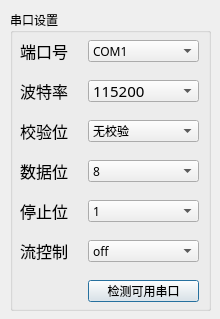
<?xml version="1.0" encoding="UTF-8"?>
<ui version="4.0">
 <class>SerialPortSetting</class>
 <widget class="QDialog" name="SerialPortSetting">
  <property name="geometry">
   <rect>
    <x>0</x>
    <y>0</y>
    <width>220</width>
    <height>319</height>
   </rect>
  </property>
  <property name="windowTitle">
   <string>Dialog</string>
  </property>
  <widget class="QGroupBox" name="SPSGB">
   <property name="geometry">
    <rect>
     <x>10</x>
     <y>10</y>
     <width>201</width>
     <height>301</height>
    </rect>
   </property>
   <property name="font">
    <font>
     <family>微软雅黑</family>
    </font>
   </property>
   <property name="title">
    <string>串口设置</string>
   </property>
   <widget class="QComboBox" name="baudCB">
    <property name="geometry">
     <rect>
      <x>78</x>
      <y>70</y>
      <width>111</width>
      <height>22</height>
     </rect>
    </property>
    <property name="font">
     <font>
      <family>微软雅黑</family>
      <pointsize>11</pointsize>
     </font>
    </property>
    <item>
     <property name="text">
      <string>115200</string>
     </property>
    </item>
    <item>
     <property name="text">
      <string>57600</string>
     </property>
    </item>
    <item>
     <property name="text">
      <string>38400</string>
     </property>
    </item>
    <item>
     <property name="text">
      <string>19200</string>
     </property>
    </item>
    <item>
     <property name="text">
      <string>9600</string>
     </property>
    </item>
    <item>
     <property name="text">
      <string>4800</string>
     </property>
    </item>
    <item>
     <property name="text">
      <string>2400</string>
     </property>
    </item>
    <item>
     <property name="text">
      <string>1200</string>
     </property>
    </item>
   </widget>
   <widget class="QComboBox" name="comCB">
    <property name="geometry">
     <rect>
      <x>78</x>
      <y>30</y>
      <width>111</width>
      <height>22</height>
     </rect>
    </property>
    <item>
     <property name="text">
      <string>COM1</string>
     </property>
    </item>
    <item>
     <property name="text">
      <string>COM2</string>
     </property>
    </item>
    <item>
     <property name="text">
      <string>COM3</string>
     </property>
    </item>
    <item>
     <property name="text">
      <string>COM4</string>
     </property>
    </item>
    <item>
     <property name="text">
      <string>COM5</string>
     </property>
    </item>
    <item>
     <property name="text">
      <string>COM6</string>
     </property>
    </item>
    <item>
     <property name="text">
      <string>COM7</string>
     </property>
    </item>
    <item>
     <property name="text">
      <string>COM8</string>
     </property>
    </item>
    <item>
     <property name="text">
      <string>COM9</string>
     </property>
    </item>
    <item>
     <property name="text">
      <string>COM10</string>
     </property>
    </item>
    <item>
     <property name="text">
      <string>COM11</string>
     </property>
    </item>
    <item>
     <property name="text">
      <string>COM12</string>
     </property>
    </item>
    <item>
     <property name="text">
      <string>COM13</string>
     </property>
    </item>
    <item>
     <property name="text">
      <string>COM14</string>
     </property>
    </item>
    <item>
     <property name="text">
      <string>COM15</string>
     </property>
    </item>
    <item>
     <property name="text">
      <string>COM16</string>
     </property>
    </item>
    <item>
     <property name="text">
      <string>COM17</string>
     </property>
    </item>
    <item>
     <property name="text">
      <string>COM18</string>
     </property>
    </item>
    <item>
     <property name="text">
      <string>COM19</string>
     </property>
    </item>
    <item>
     <property name="text">
      <string>COM20</string>
     </property>
    </item>
   </widget>
   <widget class="QComboBox" name="parityCB">
    <property name="geometry">
     <rect>
      <x>78</x>
      <y>110</y>
      <width>111</width>
      <height>22</height>
     </rect>
    </property>
    <item>
     <property name="text">
      <string>无校验</string>
     </property>
    </item>
    <item>
     <property name="text">
      <string>奇校验</string>
     </property>
    </item>
    <item>
     <property name="text">
      <string>偶校验</string>
     </property>
    </item>
   </widget>
   <widget class="QLabel" name="COMLabel">
    <property name="geometry">
     <rect>
      <x>10</x>
      <y>30</y>
      <width>54</width>
      <height>21</height>
     </rect>
    </property>
    <property name="font">
     <font>
      <family>微软雅黑</family>
      <pointsize>12</pointsize>
     </font>
    </property>
    <property name="text">
     <string>端口号</string>
    </property>
   </widget>
   <widget class="QLabel" name="StopBitsLabel">
    <property name="geometry">
     <rect>
      <x>10</x>
      <y>190</y>
      <width>54</width>
      <height>21</height>
     </rect>
    </property>
    <property name="font">
     <font>
      <family>微软雅黑</family>
      <pointsize>12</pointsize>
     </font>
    </property>
    <property name="text">
     <string>停止位</string>
    </property>
   </widget>
   <widget class="QLabel" name="ParityLabel">
    <property name="geometry">
     <rect>
      <x>10</x>
      <y>110</y>
      <width>54</width>
      <height>21</height>
     </rect>
    </property>
    <property name="font">
     <font>
      <family>微软雅黑</family>
      <pointsize>12</pointsize>
     </font>
    </property>
    <property name="text">
     <string>校验位</string>
    </property>
   </widget>
   <widget class="QLabel" name="DataBitsLabel">
    <property name="geometry">
     <rect>
      <x>10</x>
      <y>150</y>
      <width>54</width>
      <height>21</height>
     </rect>
    </property>
    <property name="font">
     <font>
      <family>微软雅黑</family>
      <pointsize>12</pointsize>
     </font>
    </property>
    <property name="text">
     <string>数据位</string>
    </property>
   </widget>
   <widget class="QComboBox" name="dataBitsCB">
    <property name="geometry">
     <rect>
      <x>78</x>
      <y>150</y>
      <width>111</width>
      <height>22</height>
     </rect>
    </property>
    <item>
     <property name="text">
      <string>8</string>
     </property>
    </item>
    <item>
     <property name="text">
      <string>7</string>
     </property>
    </item>
    <item>
     <property name="text">
      <string>6</string>
     </property>
    </item>
    <item>
     <property name="text">
      <string>5</string>
     </property>
    </item>
   </widget>
   <widget class="QLabel" name="BaudLabel">
    <property name="geometry">
     <rect>
      <x>10</x>
      <y>70</y>
      <width>54</width>
      <height>21</height>
     </rect>
    </property>
    <property name="font">
     <font>
      <family>微软雅黑</family>
      <pointsize>12</pointsize>
     </font>
    </property>
    <property name="text">
     <string>波特率</string>
    </property>
   </widget>
   <widget class="QComboBox" name="stopBitsCB">
    <property name="geometry">
     <rect>
      <x>78</x>
      <y>190</y>
      <width>111</width>
      <height>22</height>
     </rect>
    </property>
    <item>
     <property name="text">
      <string>1</string>
     </property>
    </item>
    <item>
     <property name="text">
      <string>1.5</string>
     </property>
    </item>
    <item>
     <property name="text">
      <string>2</string>
     </property>
    </item>
   </widget>
   <widget class="QLabel" name="FlowCtrlLabel">
    <property name="geometry">
     <rect>
      <x>10</x>
      <y>230</y>
      <width>54</width>
      <height>21</height>
     </rect>
    </property>
    <property name="font">
     <font>
      <family>微软雅黑</family>
      <pointsize>12</pointsize>
     </font>
    </property>
    <property name="text">
     <string>流控制</string>
    </property>
   </widget>
   <widget class="QComboBox" name="flowCtrlCB">
    <property name="geometry">
     <rect>
      <x>78</x>
      <y>230</y>
      <width>111</width>
      <height>22</height>
     </rect>
    </property>
    <item>
     <property name="text">
      <string>off</string>
     </property>
    </item>
    <item>
     <property name="text">
      <string>hardware</string>
     </property>
    </item>
    <item>
     <property name="text">
      <string>xonxoff</string>
     </property>
    </item>
   </widget>
   <widget class="QPushButton" name="checkAPButton">
    <property name="geometry">
     <rect>
      <x>78</x>
      <y>270</y>
      <width>111</width>
      <height>22</height>
     </rect>
    </property>
    <property name="text">
     <string>检测可用串口</string>
    </property>
    <property name="icon">
     <iconset>
      <normaloff>images/finger_right.png</normaloff>images/finger_right.png</iconset>
    </property>
   </widget>
  </widget>
 </widget>
 <resources/>
 <connections/>
</ui>
